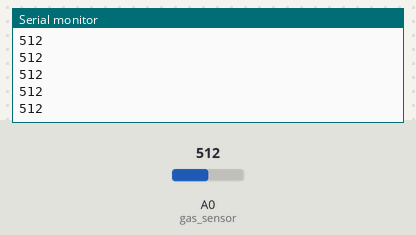
This sketch was run on a simulated Arduino Uno, built with avr-gcc and run on an emulated ATmega328P. Shown: the last lines printed to the serial monitor. The inputs (shaded band) are chosen by the test bench; at power-on: A0 (gas_sensor) = 512.

Above: at 1.2 s.
1.3 s: A0 (gas_sensor) set to 716
At 2.3 s:
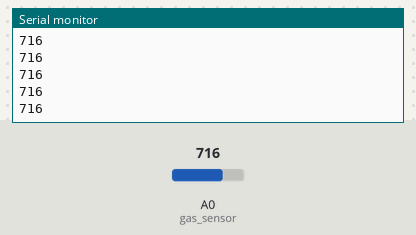
2.8 s: A0 (gas_sensor) set to 900
At 3.5 s:
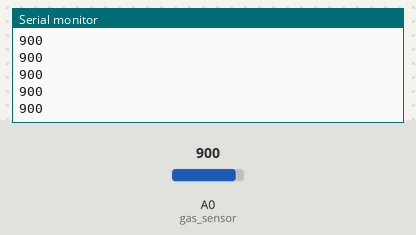
Timing chart, 0 to 5.8 s (numbered marks = the images above; inputs shaded):
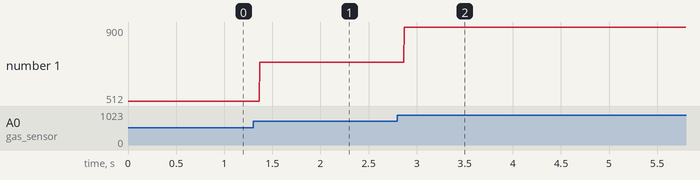

Measured:
- after the input at 1.3 s, the serial monitor: prints a new line after 0.07 s (image 1)
- after the input at 2.8 s, the serial monitor: prints a new line after 0.07 s (image 2)
- plotted number 1: 512 → 716 after the input at 1.3 s, 716 → 900 after the input at 2.8 s

The sketch:

gas_sensor.ino
```cpp
#define gas_sensor A0

int gas_data;

void setup() {
  // put your setup code here, to run once:
  pinMode(gas_sensor, INPUT);
  Serial.begin(9600);

}

void loop() {
  // put your main code here, to run repeatedly:
  gas_data = analogRead(gas_sensor);
  Serial.println(gas_data);

}
```
